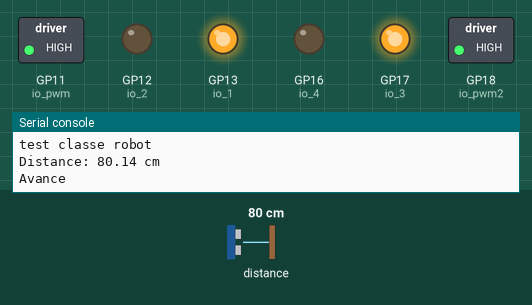
Bench run of a program on a simulated Raspberry Pi Pico running MicroPython. On the bench: switched loads named in the program (green lamp = pin HIGH), output pins drawn as LEDs (lit = HIGH), the last lines printed to the serial console. The test bench sets the inputs (shaded band); at power-on: distance to the obstacle 80 cm. The echo pulse lasts 58.3 µs per cm; pins used as bus, display or sensor lines are not drawn. At 4.8 s the program stops and its outputs stay as they are.

Above: at 0.1 s.
At 1.3 s:
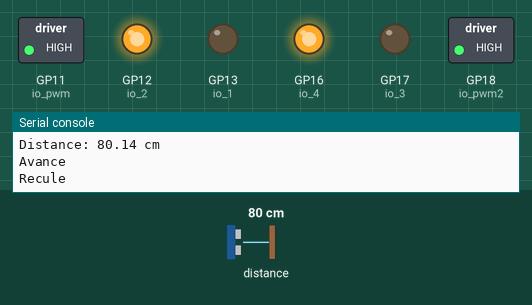
At 2.5 s:
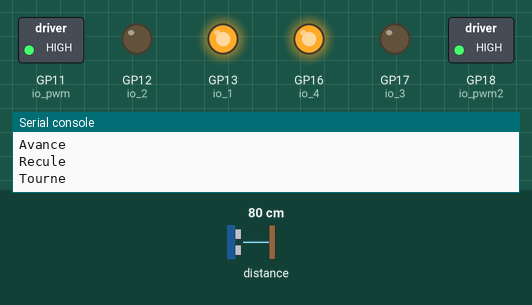
At 3.7 s:
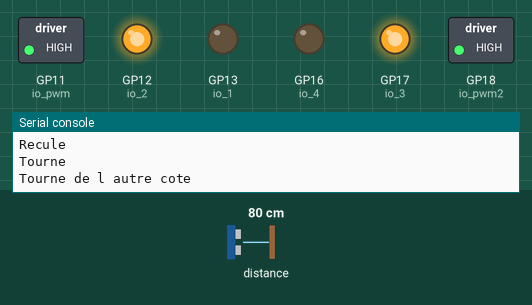
At 4.3 s:
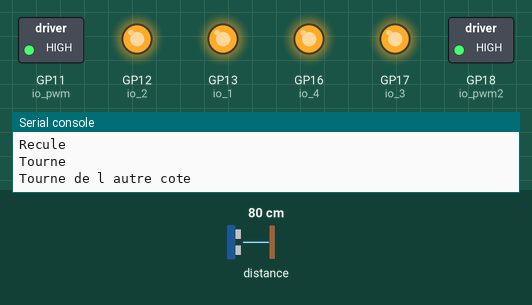
Timing chart, 0 to 5.8 s (numbered marks = the images above):
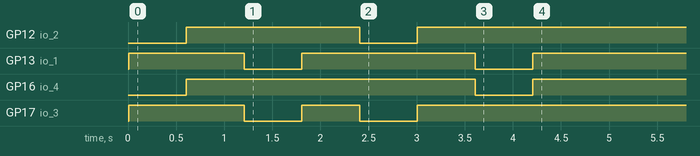

The program:

robot_goliath.py
```python
from machine import Pin
from robot import Robot
from moteur_goliath import Moteur
from ultrason_basic import Ultrason
import time


class RobotGoliath(Robot):

    def __init__(self):
        #Moteur
        self.io_1 =Pin(13 , Pin.OUT)
        self.io_2 =Pin(12 , Pin.OUT)
        self.io_pwm =Pin(11 )
        self.moteur_droit = Moteur(self.io_1, self.io_2, self.io_pwm)
        self.io_3 =Pin(17 , Pin.OUT)
        self.io_4 =Pin(16 , Pin.OUT)
        self.io_pwm2 =Pin(18 )
        self.moteur_gauche = Moteur(self.io_3, self.io_4, self.io_pwm2)
        self.vitesse_moyenne = 1#Pas de vitesse
        #Ultrason
        self.us_avant = Ultrason(trigger_pin=1, echo_pin=0)

    # controle d'un moteur ou de plusieurs moteur
    # moteur : "droit, "gauche"
    # ordre : "avant", "arriere", "stop"
    # vitesse : vitesse du moteur
    def moteur(self, moteur:str(), ordre:str(), vitesse=50):
        _mot = self.moteur_gauche
        if "droit" == moteur:
            _mot = self.moteur_droit

        if "avant" == ordre :
            _mot.marcheAvant()
        elif "arriere" == ordre :
            _mot.marcheArriere()
        else :
            _mot.stop()

    # obtient la distance d'un ou plusieurs détecteur
    # detecteur : "avant"
    def distance_cm(self, detecteur):
        return self.us_avant.distance_cm()

if __name__ == '__main__':
    print('test classe robot')
    # declare le robot
    r2d2 = RobotGoliath()
    # lecture de la distance
    distance = r2d2.distance_cm("avant")
    print('Distance:', "{0:2.2f}".format(distance), 'cm')
    # avance
    print('Avance')
    r2d2.moteur("droit","avant",60)
    r2d2.moteur("gauche","avant",60)
    time.sleep(0.6)
    # stop
    r2d2.moteur("droit","stop",60)
    r2d2.moteur("gauche","stop",60)
    time.sleep(0.6)
    # recule
    print('Recule')
    r2d2.moteur("droit","arriere",60)
    r2d2.moteur("gauche","arriere",60)
    time.sleep(0.6)
    # stop
    r2d2.moteur("droit","stop",60)
    r2d2.moteur("gauche","stop",60)
    time.sleep(0.6)
    # tourne
    print('Tourne')
    r2d2.moteur("droit","avant",60)
    r2d2.moteur("gauche","arriere",60)
    time.sleep(0.6)
    # stop
    r2d2.moteur("droit","stop",60)
    r2d2.moteur("gauche","stop",60)
    time.sleep(0.6)
    # tourne
    print('Tourne de l autre cote')
    r2d2.moteur("droit","arriere",60)
    r2d2.moteur("gauche","avant",60)
    time.sleep(0.6)
    # stop
    r2d2.moteur("droit","stop",60)
    r2d2.moteur("gauche","stop",60)
    time.sleep(0.6)
  
```

robot.py
```python
class Robot():

    ###### Fonction moteur ######
    # controle d'un moteur ou de plusieurs moteur
    # moteur : "droit, "gauche"
    # ordre : "avant", "arriere", "stop"
    # vitesse : vitesse du moteur
    def moteur(self, moteur:str(), ordre:str(), vitesse=50):
        raise NotImplementedError

    ###### Fonction ultrason ######
    # obtient la distance d'un ou plusieurs détecteur
    # detecteur : "avant"
    def distance_cm(self, detecteur):
        raise NotImplementedError


    
```

moteur_goliath.py
```python
from machine import Pin, PWM
import time

class Moteur:
    def __init__(self, io_1, io_2, io_pwm, frequency = 5000):
        self.io_1 = io_1
        self.io_2 = io_2
        self.io_pwm = PWM(io_pwm)
        self.io_pwm.freq(frequency)

    def marcheAvant(self,vitesse=100):
        self.io_1.value(1)
        self.io_2.value(0)
        self.io_pwm.duty_u16(int(65536*(vitesse/100)))

    def marcheArriere(self,vitesse=100):
        self.io_1.value(0)
        self.io_2.value(1)
        self.io_pwm.duty_u16(int(65536*(vitesse/100)))

    def stop(self):
        self.io_1.value(1)
        self.io_2.value(1)


if __name__ == '__main__':
    print('test classe Moteur:')

    print('initialisation')
    io_1 =Pin(13 , Pin.OUT)
    io_2 =Pin(12 , Pin.OUT)
    io_pwm =Pin(11 )
    m1 = Moteur(io_1, io_2, io_pwm)

    io_3 =Pin(17 , Pin.OUT)
    io_4 =Pin(16 , Pin.OUT)
    io_pwm2 =Pin(18 )
    m2 = Moteur(io_3, io_4, io_pwm2)

    print('le robot avance...')
    m1.marcheAvant()
    m2.marcheAvant()
    time.sleep(0.2)

    print('le robot s arrete...')
    m1.stop()
    m2.stop()
    time.sleep(1)
```

ultrason_basic.py
```python
from machine import Pin, time_pulse_us
from utime import sleep_us
import time

class Ultrason:
    """
    Driver to use the untrasonic sensor HC-SR04.
    The sensor range is between 2cm and 4m.

    The timeouts received listening to echo pin are converted to OSError('Out of range')

    """
    # echo_timeout_us is based in chip range limit (400cm)
    def __init__(self, trigger_pin, echo_pin, echo_timeout_us=500*2*30):
        """
        trigger_pin: Output pin to send pulses
        echo_pin: Readonly pin to measure the distance. The pin should be protected with 1k resistor
        echo_timeout_us: Timeout in microseconds to listen to echo pin.
        By default is based in sensor limit range (4m)
        """
        self.echo_timeout_us = echo_timeout_us
        # Init trigger pin (out)
        self.trigger = Pin(trigger_pin, mode=Pin.OUT, pull=None)
        self.trigger.value(0)

        # Init echo pin (in)
        self.echo = Pin(echo_pin, mode=Pin.IN, pull=None)

    def _send_pulse_and_wait(self):
        """
        Send the pulse to trigger and listen on echo pin.
        We use the method `machine.time_pulse_us()` to get the microseconds until the echo is received.
        """
        self.trigger.value(0) # Stabilize the sensor
        sleep_us(5)
        self.trigger.value(1)
        # Send a 10us pulse.
        sleep_us(10)
        self.trigger.value(0)
        try:
            pulse_time = time_pulse_us(self.echo, 1, self.echo_timeout_us)
            # time_pulse_us returns -2 if there was timeout waiting for condition; and -1 if there was timeout during the main measurement. It DOES NOT raise an exception
            # ...as of MicroPython 1.17: http://docs.micropython.org/en/v1.17/library/machine.html#machine.time_pulse_us
            if pulse_time < 0:
                MAX_RANGE_IN_CM = const(500) # it's really ~400 but I've read people say they see it working up to ~460
                pulse_time = int(MAX_RANGE_IN_CM * 29.1) # 1cm each 29.1us
            return pulse_time
        except OSError as ex:
            if ex.args[0] == 110: # 110 = ETIMEDOUT
                raise OSError('Out of range')
            raise ex

    def distance_mm(self):
        """
        Get the distance in milimeters without floating point operations.
        """
        pulse_time = self._send_pulse_and_wait()

        # To calculate the distance we get the pulse_time and divide it by 2
        # (the pulse walk the distance twice) and by 29.1 becasue
        # the sound speed on air (343.2 m/s), that It's equivalent to
        # 0.34320 mm/us that is 1mm each 2.91us
        # pulse_time // 2 // 2.91 -> pulse_time // 5.82 -> pulse_time * 100 // 582
        mm = pulse_time * 100 // 582
        return mm

    def distance_cm(self):
        """
        Get the distance in centimeters with floating point operations.
        It returns a float
        """
        pulse_time = self._send_pulse_and_wait()

        # To calculate the distance we get the pulse_time and divide it by 2
        # (the pulse walk the distance twice) and by 29.1 becasue
        # the sound speed on air (343.2 m/s), that It's equivalent to
        # 0.034320 cm/us that is 1cm each 29.1us
        cms = (pulse_time / 2) / 29.1
        return cms


if __name__ == '__main__':

    print('test classe Ultrason')
    #sensor = Ultrason(trigger_pin=2, echo_pin=3) #Titan
    #sensor = Ultrason(trigger_pin=14, echo_pin=15) #PicoGo
    sensor = Ultrason(trigger_pin=1, echo_pin=0) #Goliath

    while True:
        distance = sensor.distance_cm()
        print('Distance:', "{0:2.2f}".format(distance), 'cm')
        time.sleep(1)
```
